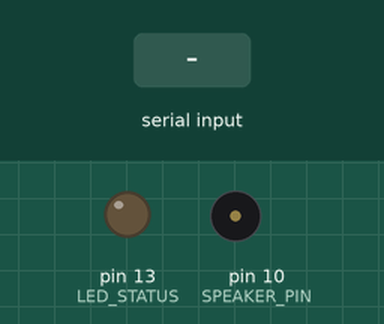
This sketch was run on a simulated Arduino Mega 2560, built with avr-gcc and run on an emulated ATmega2560. Shown: output pins drawn as LEDs (lit = HIGH), buzzer (waves = sounding). The test bench sets the inputs (shaded band). What the sketch prints to the serial monitor is not drawn.

Above: at 2.0 s.
2.1 s: "warning\n" received over Serial
At 2.44 s:
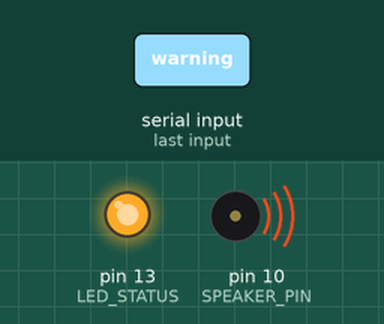
At 4.9 s:
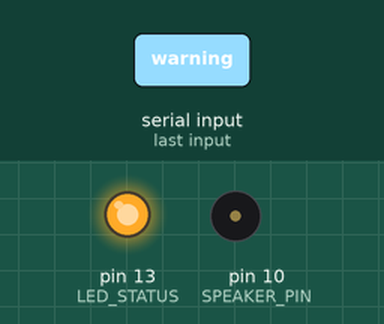
5.1 s: "beep\n" received over the second serial link
At 5.6 s:
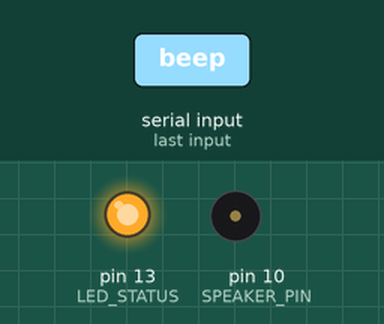
Timing chart, 0 to 8.1 s (numbered marks = the images above; inputs shaded):
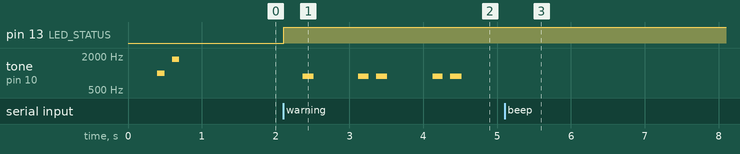

Measured:
- after the input at 2.1 s, pin 13 (LED_STATUS): LOW → HIGH at once; tone on pin 10 (SPEAKER_PIN): silent → 880 Hz after 0.27 s, then repeats every 1.0 s: silent 0.60 s, 880 Hz 0.14 s, silent 0.10 s, 880 Hz 0.15 s
- after the input at 5.1 s, tone on pin 10 (SPEAKER_PIN): stops changing and stays silent

The sketch:

actuator_speaker.ino
```cpp
#define xbeeSerial Serial1

const int SPEAKER_PIN = 10;
const int LED_STATUS = 13;

// Sound frequencies (Hz)
const int FREQ_LOW = 440;      // A4 - Warning
const int FREQ_MED = 880;      // A5 - Alert
const int FREQ_HIGH = 1760;    // A6 - Danger
const int FREQ_BEEP = 1000;    // Standard beep

// Alert patterns
enum AlertType {
  ALERT_NONE,
  ALERT_INFO,      // Single beep
  ALERT_WARNING,   // Double beep
  ALERT_DANGER,    // Continuous alarm
  ALERT_CO2,       // Special CO2 pattern
  ALERT_SUCCESS    // Happy sound
};

// Current state
AlertType currentAlert = ALERT_NONE;
bool alertActive = false;
unsigned long alertStartTime = 0;
const unsigned long ALERT_DURATION = 5000;  // Auto-stop after 5 seconds

// Timing
const unsigned long STATUS_INTERVAL = 60000;
unsigned long lastStatus = 0;

// Device identification
const char* DEVICE_ID = "speaker_001";
const char* ROOM = "X101";
const char* BUILDING = "orion";

void setup() {
  Serial.begin(9600);
  while (!Serial) { ; }

  xbeeSerial.begin(9600);

  pinMode(SPEAKER_PIN, OUTPUT);
  pinMode(LED_STATUS, OUTPUT);

  Serial.println(F("========================================"));
  Serial.println(F("  Speaker Actuator - Campus IoT"));
  Serial.print(F("  Room: "));
  Serial.println(ROOM);
  Serial.println(F("========================================"));
  Serial.println(F("Commands via XBee:"));
  Serial.println(F("  CMD:speaker:beep     (single beep)"));
  Serial.println(F("  CMD:speaker:warning  (double beep)"));
  Serial.println(F("  CMD:speaker:danger   (alarm)"));
  Serial.println(F("  CMD:speaker:co2      (CO2 alert)"));
  Serial.println(F("  CMD:speaker:success  (happy sound)"));
  Serial.println(F("  CMD:speaker:stop     (silence)"));
  Serial.println(F("  CMD:speaker:test     (test all)"));
  Serial.println(F("========================================"));
  Serial.println();

  // Startup beep
  playBeep(FREQ_BEEP, 100);
  delay(100);
  playBeep(FREQ_HIGH, 100);

  sendStatus("startup");
}

void loop() {
  // Check for commands from XBee
  if (xbeeSerial.available()) {
    String incoming = xbeeSerial.readStringUntil('\n');
    incoming.trim();
    if (incoming.length() > 0) {
      processCommand(incoming, "XBee");
    }
  }

  // Also check USB serial for testing
  if (Serial.available()) {
    String incoming = Serial.readStringUntil('\n');
    incoming.trim();
    if (incoming.length() > 0) {
      processCommand(incoming, "USB");
    }
  }

  // Play current alert pattern
  if (alertActive) {
    playAlertPattern();

    // Auto-stop after duration
    if (millis() - alertStartTime > ALERT_DURATION) {
      stopAlert();
    }
  }

  // Periodic status
  if (millis() - lastStatus >= STATUS_INTERVAL) {
    sendStatus("heartbeat");
    lastStatus = millis();
  }

  delay(10);
}

void processCommand(String data, const char* source) {
  Serial.print(F("["));
  Serial.print(source);
  Serial.print(F("] Command: "));
  Serial.println(data);

  // Extract command value
  String command = data;
  if (data.startsWith("CMD:")) {
    int lastColon = data.lastIndexOf(':');
    if (lastColon > 4) {
      command = data.substring(lastColon + 1);
    }
  }

  command.toLowerCase();

  // Parse command
  if (command == "beep" || command == "info") {
    startAlert(ALERT_INFO);
  }
  else if (command == "warning" || command == "warn") {
    startAlert(ALERT_WARNING);
  }
  else if (command == "danger" || command == "alarm") {
    startAlert(ALERT_DANGER);
  }
  else if (command == "co2") {
    startAlert(ALERT_CO2);
  }
  else if (command == "success" || command == "ok") {
    startAlert(ALERT_SUCCESS);
  }
  else if (command == "stop" || command == "off" || command == "silence") {
    stopAlert();
  }
  else if (command == "test") {
    testAllSounds();
  }
  else {
    // Try to parse as frequency
    int freq = command.toInt();
    if (freq >= 100 && freq <= 5000) {
      playBeep(freq, 500);
    } else {
      Serial.println(F("Unknown command"));
    }
  }
}

void startAlert(AlertType type) {
  currentAlert = type;
  alertActive = true;
  alertStartTime = millis();
  digitalWrite(LED_STATUS, HIGH);

  Serial.print(F("  -> Alert started: "));
  Serial.println(getAlertName(type));

  sendStatus("alert_start");
}

void stopAlert() {
  currentAlert = ALERT_NONE;
  alertActive = false;
  noTone(SPEAKER_PIN);
  digitalWrite(LED_STATUS, LOW);

  Serial.println(F("  -> Alert stopped"));

  sendStatus("alert_stop");
}

void playAlertPattern() {
  unsigned long elapsed = millis() - alertStartTime;

  switch (currentAlert) {
    case ALERT_INFO:
      // Single beep
      if (elapsed < 200) {
        tone(SPEAKER_PIN, FREQ_BEEP);
      } else {
        noTone(SPEAKER_PIN);
        alertActive = false;
      }
      break;

    case ALERT_WARNING:
      // Double beep pattern
      if (elapsed < 150) {
        tone(SPEAKER_PIN, FREQ_MED);
      } else if (elapsed < 250) {
        noTone(SPEAKER_PIN);
      } else if (elapsed < 400) {
        tone(SPEAKER_PIN, FREQ_MED);
      } else if (elapsed < 1000) {
        noTone(SPEAKER_PIN);
      } else {
        alertStartTime = millis();  // Repeat
      }
      break;

    case ALERT_DANGER:
      // Continuous alternating alarm
      if ((elapsed / 200) % 2 == 0) {
        tone(SPEAKER_PIN, FREQ_HIGH);
      } else {
        tone(SPEAKER_PIN, FREQ_LOW);
      }
      break;

    case ALERT_CO2:
      // Special CO2 pattern: 3 short beeps, pause, repeat
      {
        int phase = (elapsed / 100) % 10;
        if (phase < 1 || (phase >= 2 && phase < 3) || (phase >= 4 && phase < 5)) {
          tone(SPEAKER_PIN, FREQ_MED);
        } else {
          noTone(SPEAKER_PIN);
        }
      }
      break;

    case ALERT_SUCCESS:
      // Happy ascending tones
      if (elapsed < 100) {
        tone(SPEAKER_PIN, 523);  // C5
      } else if (elapsed < 200) {
        tone(SPEAKER_PIN, 659);  // E5
      } else if (elapsed < 400) {
        tone(SPEAKER_PIN, 784);  // G5
      } else {
        noTone(SPEAKER_PIN);
        alertActive = false;
      }
      break;

    default:
      noTone(SPEAKER_PIN);
      break;
  }
}

void playBeep(int frequency, int duration) {
  tone(SPEAKER_PIN, frequency, duration);
  delay(duration);
  noTone(SPEAKER_PIN);
}

void testAllSounds() {
  Serial.println(F("Testing all sounds..."));

  Serial.println(F("  1. Info beep"));
  playBeep(FREQ_BEEP, 200);
  delay(500);

  Serial.println(F("  2. Warning"));
  playBeep(FREQ_MED, 150);
  delay(100);
  playBeep(FREQ_MED, 150);
  delay(500);

  Serial.println(F("  3. Danger"));
  for (int i = 0; i < 3; i++) {
    playBeep(FREQ_HIGH, 100);
    playBeep(FREQ_LOW, 100);
  }
  delay(500);

  Serial.println(F("  4. Success"));
  playBeep(523, 100);
  playBeep(659, 100);
  playBeep(784, 200);

  Serial.println(F("Test complete!"));
}

const char* getAlertName(AlertType type) {
  switch (type) {
    case ALERT_INFO: return "INFO";
    case ALERT_WARNING: return "WARNING";
    case ALERT_DANGER: return "DANGER";
    case ALERT_CO2: return "CO2";
    case ALERT_SUCCESS: return "SUCCESS";
    default: return "NONE";
  }
}

void sendStatus(const char* trigger) {
  String message = "DATA:{";
  message += "\"device_id\":\"" + String(DEVICE_ID) + "\",";
  message += "\"actuator\":\"speaker\",";
  message += "\"active\":" + String(alertActive ? "true" : "false") + ",";
  message += "\"alert_type\":\"" + String(getAlertName(currentAlert)) + "\",";
  message += "\"trigger\":\"" + String(trigger) + "\",";
  message += "\"room\":\"" + String(ROOM) + "\",";
  message += "\"building\":\"" + String(BUILDING) + "\",";
  message += "\"timestamp\":" + String(millis() / 1000);
  message += "}";

  xbeeSerial.println(message);
  Serial.println(message);
  Serial.println();

  lastStatus = millis();
}
```
